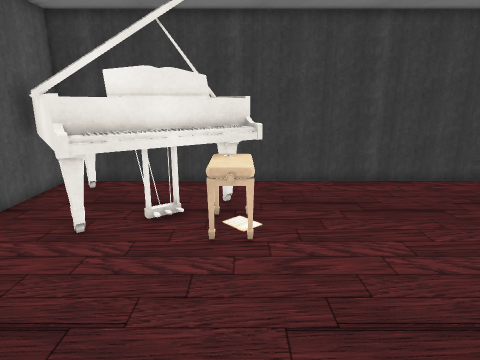
[1] (above)

16 first-person views from a walk through a scene from a Unity 3-D project. The camera is 1.5 m above the floor, tilts 14° down and sees 75° across. Doors are open. The floor is counted in squares, 0.36 m on a side. Each view is taken from the middle of a square. On the plan, view 1 faces up. The plan holds only what a view shows up to about 20 squares ahead; the rest is blank. The place goes on beyond the plan. The player is left out. Some surface patterns are stand-ins.

[2]
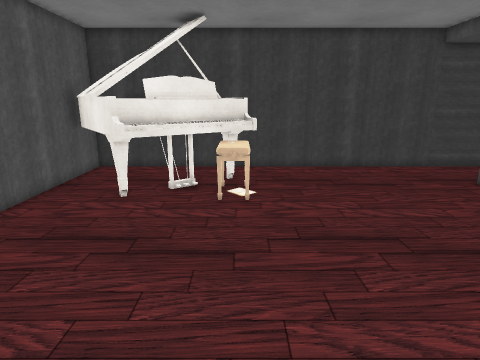

[3]
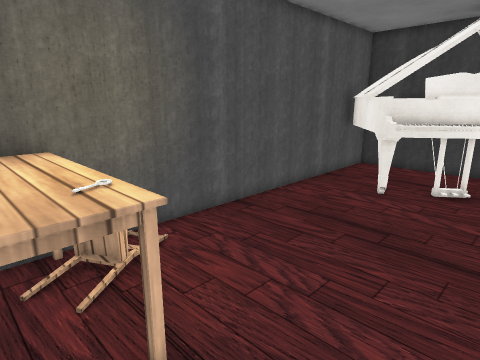

[4]
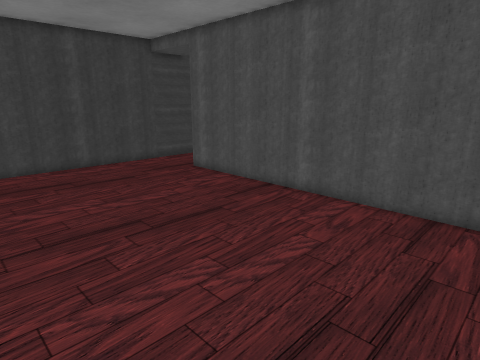

[5]
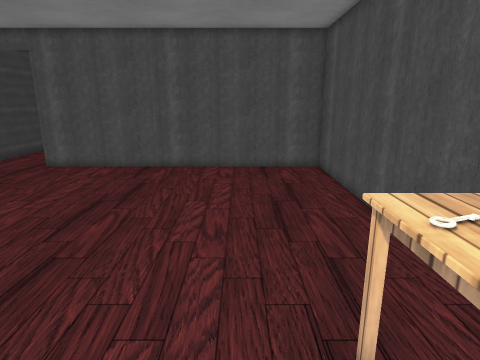

[6]
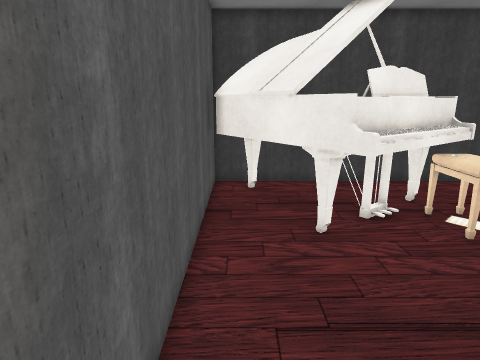

[7]
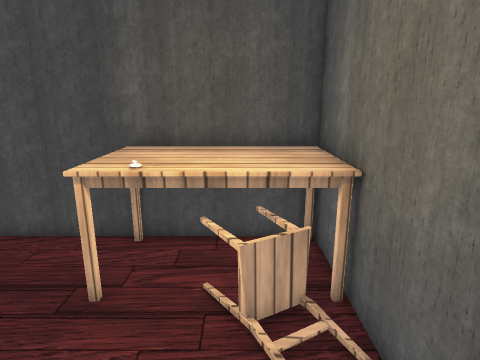

[8]
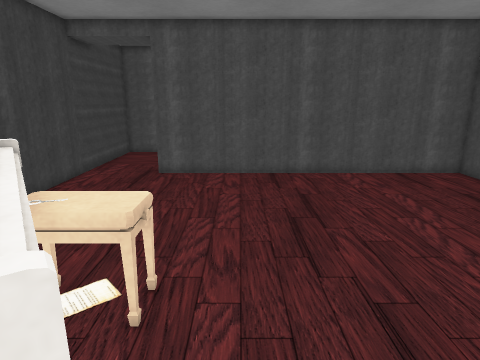

[9]
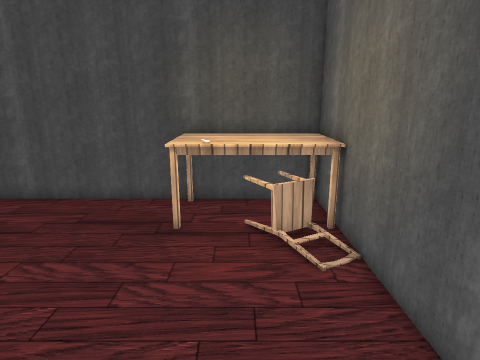

[10]
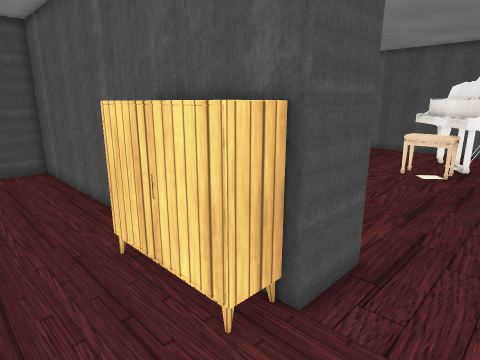

[11]
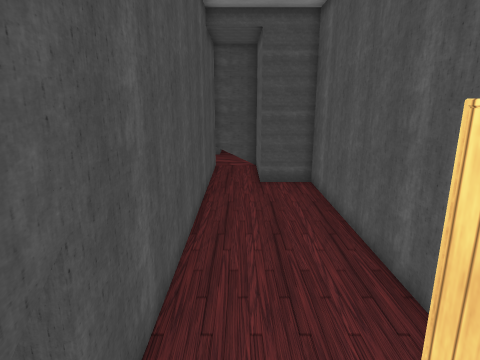

[12]
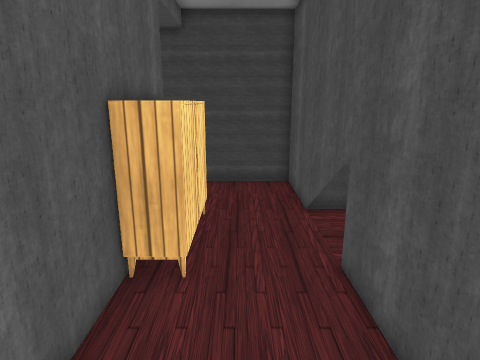

[13]
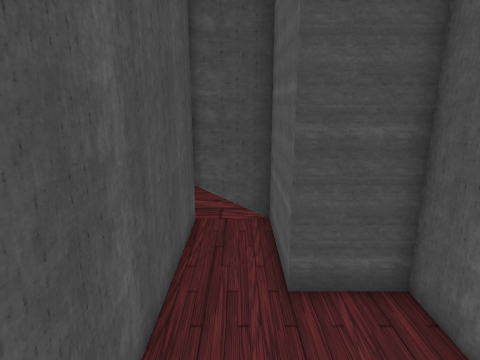

[14]
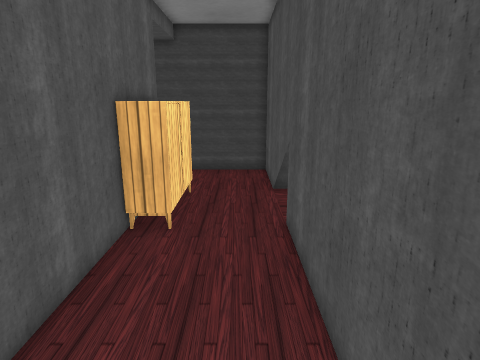

[15]
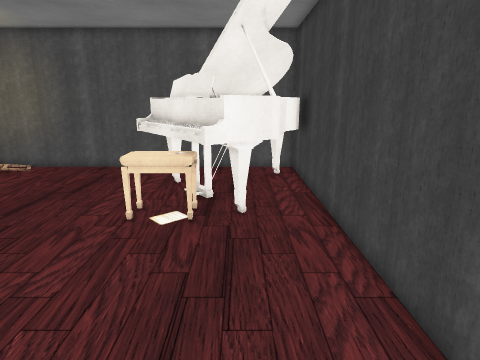

[16]
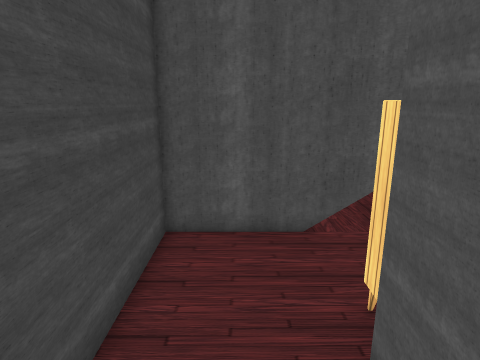

### Floor plan
Ten units are one square. View 1 is at (0, 0); x grows to the right and y downward. Boxes are objects, and circles mark ways between rooms. Rooms are numbered by the first view taken in them; rooms with no view inside come last. Other rooms are left out.
<svg viewBox="-100 -170 311 283">
<path fill="none" stroke="#000" d="M-36 63 125 63 125 -119 152 -119M-94 -125 -94 26M146 -165 -34 -165M152 -119 152 63 179 63M206 66 206 -165 146 -165M-34 -165 -94 -165M179 63 179 108 206 108 206 66"/>
<rect x="-95" y="25" width="60" height="40" fill="#bbb"><title>table</title></rect>
<rect x="-85" y="15" width="20" height="20" fill="#bbb"><title>chair</title></rect>
<rect x="-55" y="25" width="10" height="10" fill="#bbb"><title>key</title></rect>
<rect x="-15" y="-95" width="20" height="10" fill="#bbb"><title>other object</title></rect>
<rect x="-5" y="-115" width="10" height="20" fill="#bbb"><title>other object</title></rect>
<rect x="155" y="-115" width="20" height="50" fill="#bbb"><title>cabinet</title></rect>
<rect x="-95" y="-165" width="110" height="90" fill="#bbb"><title>piano</title></rect>
<circle cx="144" cy="-142" r="3" fill="#2a7"/>
<circle cx="190" cy="65" r="3" fill="#2a7"/>
<text x="20" y="-40">1</text>
<text x="180" y="-50">2</text>
<text x="-50" y="-130">3</text>
<text x="190" y="90">4</text>
</svg>
Room 1 opens to room 2. Room 2 opens to room 4.

Where each view was taken, in squares from view 1:
view 1: 0 up, 0 right, facing up
view 2: 4 down, 0 right, facing up
view 3: 5 down, 0 right, facing up-left
view 4: 5 down, 0 right, facing up-right
view 5: 1 down, 8 left, facing right
view 6: 0 up, 8 left, facing up
view 7: 3 up, 7 left, facing down
view 8: 7 up, 6 left, facing right
view 9: 7 up, 6 left, facing down
view 10: 15 up, 20 right, facing down-left
view 11: 10 up, 19 right, facing down
view 12: 0 up, 18 right, facing up
view 13: 0 up, 19 right, facing down
view 14: 3 down, 19 right, facing up
view 15: 13 up, 11 right, facing left
view 16: 14 up, 11 right, facing right
